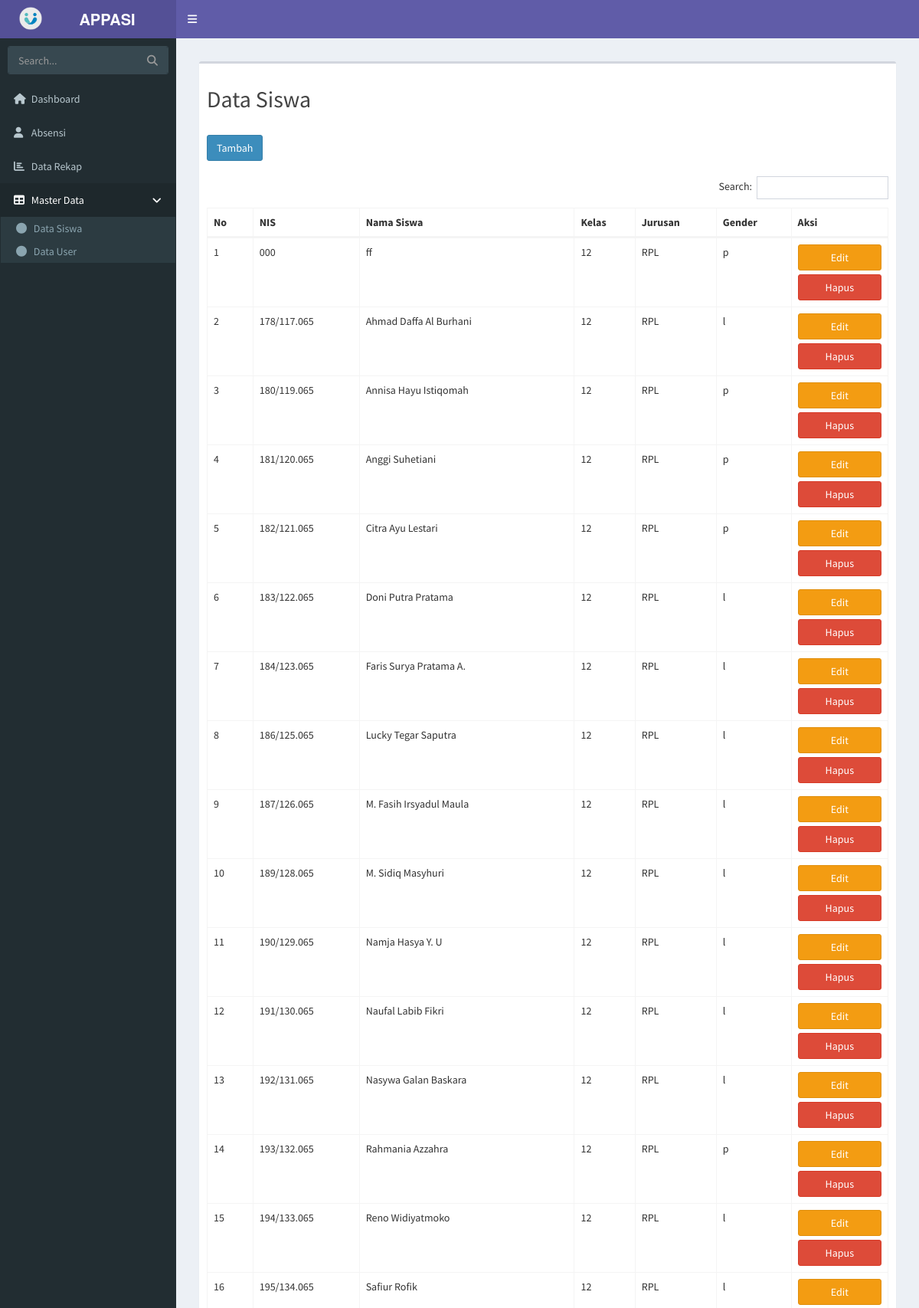
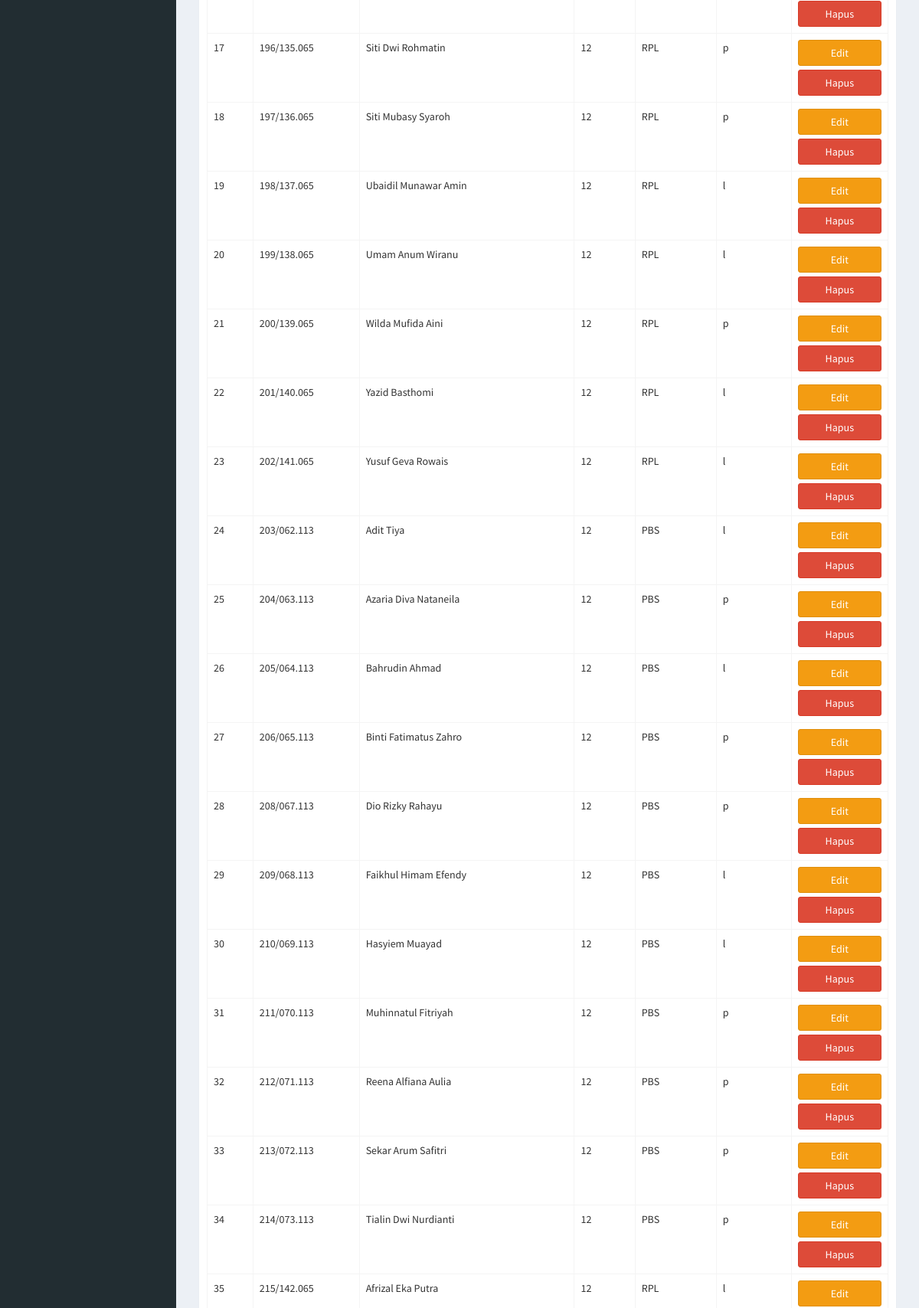
Page /index.php?hal=data-siswa (signed in, upper part) on the committed database (2 pictures, top to bottom).
### tables this page shows
CREATE TABLE IF NOT EXISTS `data_siswa` (
  `nis` varchar(11) NOT NULL,
  `nama_siswa` varchar(100) NOT NULL,
  `kelas` int NOT NULL,
  `jurusan` varchar(4) NOT NULL,
  `gender` varchar(1) NOT NULL,
  PRIMARY KEY (`nis`) USING BTREE
);

### content/data-siswa.php (the view)
<section class="content">
    <div class="row">
        <div class="col-xs-12">
            <div class="box">
                <div class="box-header">
                <h2 >Data Siswa</h2>
                </div>
                <div class="box-body">
                <div><a href="?hal=tambah-siswa" class="btn  btn-primary">Tambah</a></div><br>
                    <table id="example2" class="table table-bordered table-hover">
                        <thead>
                            <tr>
                                <th>No</th>
                                <th>NIS</th>
                                <th>Nama Siswa</th>
                                <th>Kelas</th>
                                <th>Jurusan</th>
                                <th>Gender</th>
                                <th>Aksi</th>
                            </tr>
                        </thead>
                        <tbody>
                            <?php
                            $query = "SELECT * FROM data_siswa";
                            $result = mysqli_query($con, $query);
                            $no = 0;
                            while($data = mysqli_fetch_assoc($result)){
                                $no++;
                            ?>
                            <tr>
                                <td><?=$no?></td>
                                <td><?=$data['nis']?></td>
                                <td><?=$data['nama_siswa']?></td>
                                <td><?=$data['kelas']?></td>
                                <td><?=$data['jurusan']?></td>
                                <td><?=$data['gender']?></td>
                                <td>
                                    <a href="?hal=edit-siswa&nis=<?=$data['nis']?>" class="btn btn-block btn-warning">Edit</a>
                                    <a href="?hal=siswa-hapus&nis=<?=$data['nis']?>" class="btn btn-block btn-danger">Hapus</a>
                                </td>
                            </tr>
<?php
}
?>
                        </tbody>
                    </table>
                </div>
            </div>
        </div>
    </div>
</section>

### konten.php
<?php
    $halaman = [
        "dashboard",
        "data-absen",
        "data-user",
        "data-absen-insert",
        "data-rekap",
        "data-rekap-hapus",
        "pengaturan",
        "tambah-user",
        "user-insert",
        "user-update",
        "data-admin",
        "data-siswa",
        "tambah-siswa",
        "siswa-insert",
        "edit-siswa",
        "edit-user",
        "siswa-hapus",
        "siswa-update",
        "siswa-hapus",
        "masukan",
        "xaklpa",
        "xaklpi",
        "xpplgpa",
        "xpplgpi",
        "xirplpa",
        "xirplpi",
        "xilpspa",
        "xilpspi",
        "presensi"
    ];
    if (isset($_GET['hal'])) {
        $hal = $_GET['hal'];
    }else{
        $hal = 'dashboard';
    }
    foreach($halaman as $h) {
        if ($hal == $h) {
            include "content/$h.php";
            break;
        }
    }
?>

### rows in the picture
data_siswa: nis "000", nama_siswa "ff", kelas "12", jurusan "RPL", gender "p"
data_siswa: nis "178/117.065", nama_siswa "Ahmad Daffa Al Burhani", kelas "12", jurusan "RPL", gender "l"
data_siswa: nis "180/119.065", nama_siswa "Annisa Hayu Istiqomah", kelas "12", jurusan "RPL", gender "p"
data_siswa: nis "181/120.065", nama_siswa "Anggi Suhetiani", kelas "12", jurusan "RPL", gender "p"
data_siswa: nis "182/121.065", nama_siswa "Citra Ayu Lestari", kelas "12", jurusan "RPL", gender "p"
data_siswa: nis "183/122.065", nama_siswa "Doni Putra Pratama", kelas "12", jurusan "RPL", gender "l"
data_siswa: nis "184/123.065", nama_siswa "Faris Surya Pratama A.", kelas "12", jurusan "RPL", gender "l"
data_siswa: nis "186/125.065", nama_siswa "Lucky Tegar Saputra", kelas "12", jurusan "RPL", gender "l"
data_siswa: nis "187/126.065", nama_siswa "M. Fasih Irsyadul Maula", kelas "12", jurusan "RPL", gender "l"
data_siswa: nis "189/128.065", nama_siswa "M. Sidiq Masyhuri", kelas "12", jurusan "RPL", gender "l"
data_siswa: nis "190/129.065", nama_siswa "Namja Hasya Y. U", kelas "12", jurusan "RPL", gender "l"
data_siswa: nis "191/130.065", nama_siswa "Naufal Labib Fikri", kelas "12", jurusan "RPL", gender "l"
data_siswa: nis "192/131.065", nama_siswa "Nasywa Galan Baskara", kelas "12", jurusan "RPL", gender "l"
data_siswa: nis "193/132.065", nama_siswa "Rahmania Azzahra", kelas "12", jurusan "RPL", gender "p"
data_siswa: nis "194/133.065", nama_siswa "Reno Widiyatmoko", kelas "12", jurusan "RPL", gender "l"
data_siswa: nis "195/134.065", nama_siswa "Safiur Rofik", kelas "12", jurusan "RPL", gender "l"
data_siswa: nis "196/135.065", nama_siswa "Siti Dwi Rohmatin", kelas "12", jurusan "RPL", gender "p"
data_siswa: nis "197/136.065", nama_siswa "Siti Mubasy Syaroh", kelas "12", jurusan "RPL", gender "p"
data_siswa: nis "198/137.065", nama_siswa "Ubaidil Munawar Amin", kelas "12", jurusan "RPL", gender "l"
data_siswa: nis "199/138.065", nama_siswa "Umam Anum Wiranu", kelas "12", jurusan "RPL", gender "l"
data_siswa: nis "200/139.065", nama_siswa "Wilda Mufida Aini", kelas "12", jurusan "RPL", gender "p"
data_siswa: nis "201/140.065", nama_siswa "Yazid Basthomi", kelas "12", jurusan "RPL", gender "l"
data_siswa: nis "202/141.065", nama_siswa "Yusuf Geva Rowais", kelas "12", jurusan "RPL", gender "l"
data_siswa: nis "203/062.113", nama_siswa "Adit Tiya", kelas "12", jurusan "PBS", gender "l"
data_siswa: nis "204/063.113", nama_siswa "Azaria Diva Nataneila", kelas "12", jurusan "PBS", gender "p"
data_siswa: nis "205/064.113", nama_siswa "Bahrudin Ahmad", kelas "12", jurusan "PBS", gender "l"
data_siswa: nis "206/065.113", nama_siswa "Binti Fatimatus Zahro", kelas "12", jurusan "PBS", gender "p"
data_siswa: nis "208/067.113", nama_siswa "Dio Rizky Rahayu", kelas "12", jurusan "PBS", gender "p"
data_siswa: nis "209/068.113", nama_siswa "Faikhul Himam Efendy", kelas "12", jurusan "PBS", gender "l"
data_siswa: nis "210/069.113", nama_siswa "Hasyiem Muayad", kelas "12", jurusan "PBS", gender "l"
data_siswa: nis "211/070.113", nama_siswa "Muhinnatul Fitriyah", kelas "12", jurusan "PBS", gender "p"
data_siswa: nis "212/071.113", nama_siswa "Reena Alfiana Aulia", kelas "12", jurusan "PBS", gender "p"
data_siswa: nis "213/072.113", nama_siswa "Sekar Arum Safitri", kelas "12", jurusan "PBS", gender "p"
data_siswa: nis "214/073.113", nama_siswa "Tialin Dwi Nurdianti", kelas "12", jurusan "PBS", gender "p"
data_siswa: nis "215/142.065", nama_siswa "Afrizal Eka Putra", kelas "12", jurusan "RPL", gender "l"
